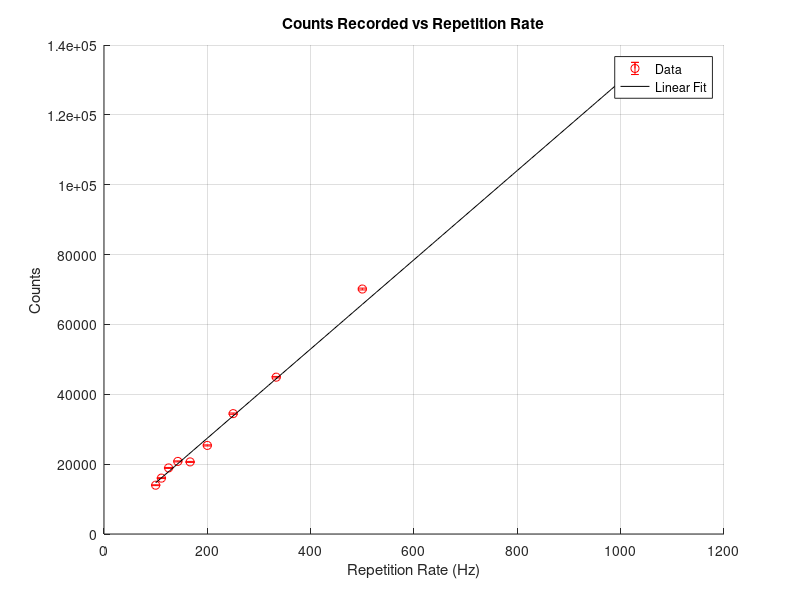

This figure's MATLAB source:

counts=[127819 70136 44902 34461 25361 20641 20785 18917 16001 13971];
rate=[1000,500,333.333333333333,250,200,166.666666666667,142.857142857143,125,111.111111111111,100]
x1 = linspace(100,1000)
p1 = polyfit(rate,counts,1)
y1 = polyval(p1,x1)

err=counts.^(1/2)

hold on
errorbar(rate,counts,err, 'ro')
xlabel('Repetition Rate (Hz)')
ylabel('Counts')
title('Counts Recorded vs Repetition Rate')
plot(x1,y1, 'k')
legend('Data','Linear Fit');
grid on
hold off

chi=[];
 for i=1:length(counts)
     z = (counts(i)-(p1(1)*rate(i)+p1(2)))^2/(sqrt(counts(i)))^2;
     chi= [chi; z];
 end
 reducedchi=(sum(chi))/8